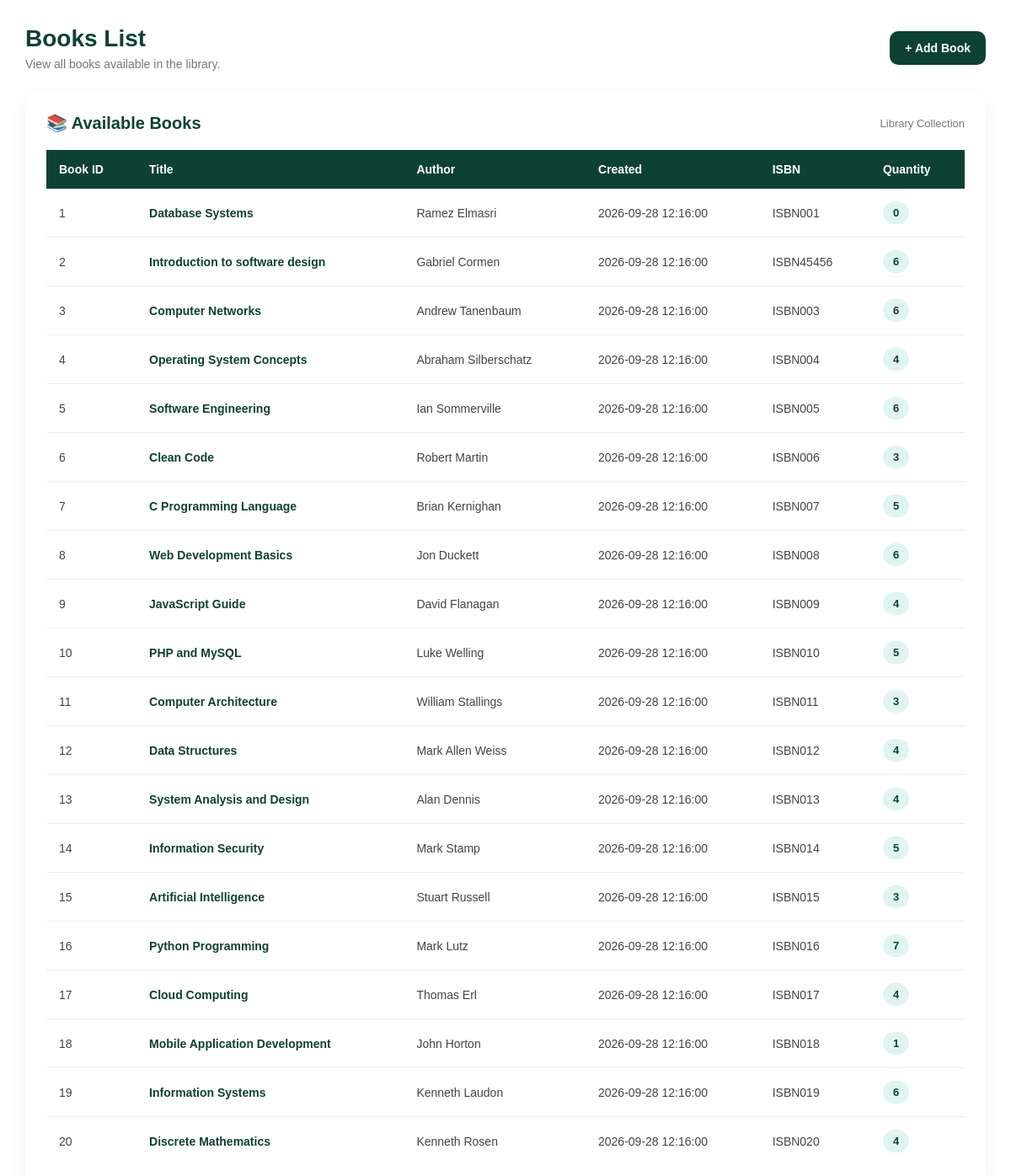
Screenshot of /admin/admin_insert.php with the database file from the repository.
### tables this page shows
CREATE TABLE `book` (
  `book_id` int(11) NOT NULL,
  `book_name` varchar(150) NOT NULL,
  `author` varchar(100) NOT NULL,
  `created_at` timestamp NOT NULL DEFAULT current_timestamp(),
  `ISBN` varchar(30) NOT NULL,
  `quantity` int(11) NOT NULL DEFAULT 1
);

### admin/admin_insert.php (the view, shortened to what this page needs)
<?php
include('../connection.php');
$sql = "SELECT * FROM book";
$query = mysqli_query($connection, $sql);
?>
<!DOCTYPE html>
<html lang="en">
<head>
</head>
<body>
<div class="page">
    <div class="page-header">
        <div>
            <h1>Books List</h1>
            <p>
                View all books available in the library.
            </p>
        </div>
        <a
            href="insert.php"
            class="add-btn"
        >
            + Add Book
        </a>
    </div>
    <div class="table-card">
        <div class="table-header">
            <h2>📚 Available Books</h2>
            <span>
                Library Collection
            </span>
        </div>
        <div class="table-wrapper">
            <table>
                <thead>
                    <tr>
                        <th>
                            Book ID
                        </th>
                        <th>
                            Title
                        </th>
                        <th>
                            Author
                        </th>
                        <th>
                            Created
                        </th>
                        <th>
                            ISBN
                        </th>
                        <th>
                            Quantity
                        </th>
                    </tr>
                </thead>
                <tbody>
                <?php
                if (mysqli_num_rows($query) > 0) {
                    while ($row = mysqli_fetch_assoc($query)) {
                ?>
                    <tr>
                        <td>
                            <?php
                            echo htmlspecialchars(
                                $row['book_id'],
                                ENT_QUOTES,
                                'UTF-8'
                            );
                            ?>
                        </td>
                        <td class="book-title">
                            <?php
                            echo htmlspecialchars(
                                $row['book_name'],
                                ENT_QUOTES,
                                'UTF-8'
                            );
                            ?>
                        </td>
                        <td>
                            <?php
                            echo htmlspecialchars(
                                $row['author'],
                                ENT_QUOTES,
                                'UTF-8'
                            );
                            ?>
                        </td>
                        <td>
                            <?php
                            echo htmlspecialchars(
                                $row['created_at'],
                                ENT_QUOTES,
                                'UTF-8'
                            );
                            ?>
                        </td>
                        <td>
                            <?php
                            echo htmlspecialchars(
                                $row['ISBN'],
                                ENT_QUOTES,
                                'UTF-8'
                            );
                            ?>
                        </td>
                        <td>
                            <span class="quantity">
                                <?php
                                echo htmlspecialchars(
                                    $row['quantity'],
                                    ENT_QUOTES,
                                    'UTF-8'
                                );
                                ?>
                            </span>
                        </td>
                    </tr>
                <?php
                    }
                }
                ?>
                </tbody>
            </table>
        </div>
    </div>
</div>
</body>
</html>

### admin/admin_insert.php (style rules this page uses)
* { margin: 0; padding: 0; box-sizing: border-box; font-family: Arial, Helvetica, sans-serif; }
body { linear-gradient( 45deg, rgba(201, 83, 29, 0.2) 0%, rgba(91, 126, 9, 0.36) 10% ), linear-gradient( 90deg, rgba(14, 92, 24, 0.66) 60%, rgba(223, 93, 33, 0.55) 90% ); color: #0d4134; padding: 30px; }
.page { max-width: 1200px; margin: auto; }
.page-header { display: flex; justify-content: space-between; align-items: center; margin-bottom: 25px; }
.page-header h1 { color: #0d4134; font-size: 28px; margin-bottom: 6px; }
.page-header p { color: #777; font-size: 14px; }
.add-btn { text-decoration: none; background: #0d4134; color: white; padding: 12px 18px; border-radius: 10px; font-size: 14px; font-weight: 600; transition: 0.3s; }
.table-card { background: white; border-radius: 18px; padding: 25px; box-shadow: 0 7px 25px rgba(0,0,0,0.06); }
.table-header { display: flex; justify-content: space-between; align-items: center; margin-bottom: 20px; }
.table-header h2 { color: #0d4134; font-size: 20px; }
.table-header span { color: #777; font-size: 13px; }
.table-wrapper { width: 100%; overflow-x: auto; }
table { width: 100%; min-width: 750px; border-collapse: collapse; }
thead { background: #0d4134; }
th { color: white; text-align: left; padding: 15px; font-size: 14px; font-weight: 600; }
td { padding: 15px; border-bottom: 1px solid #eeeeee; color: #444; font-size: 14px; }
tbody tr { transition: 0.2s; }
tbody tr:last-child td { border-bottom: none; }
.book-title { color: #0d4134; font-weight: 600; }
.quantity { display: inline-block; background: #dff5f1; color: #0d4134; padding: 6px 12px; border-radius: 20px; font-weight: 600; font-size: 13px; }

### rows the page displays
book: book_id "1", book_name "Database Systems", author "Ramez Elmasri", created_at "2026-09-28 12:16:00", ISBN "ISBN001", quantity "0"
book: book_id "2", book_name "Introduction to software design", author "Gabriel Cormen", created_at "2026-09-28 12:16:00", ISBN "ISBN45456", quantity "6"
book: book_id "3", book_name "Computer Networks", author "Andrew Tanenbaum", created_at "2026-09-28 12:16:00", ISBN "ISBN003", quantity "6"
book: book_id "4", book_name "Operating System Concepts", author "Abraham Silberschatz", created_at "2026-09-28 12:16:00", ISBN "ISBN004", quantity "4"
book: book_id "5", book_name "Software Engineering", author "Ian Sommerville", created_at "2026-09-28 12:16:00", ISBN "ISBN005", quantity "6"
book: book_id "6", book_name "Clean Code", author "Robert Martin", created_at "2026-09-28 12:16:00", ISBN "ISBN006", quantity "3"
book: book_id "7", book_name "C Programming Language", author "Brian Kernighan", created_at "2026-09-28 12:16:00", ISBN "ISBN007", quantity "5"
book: book_id "8", book_name "Web Development Basics", author "Jon Duckett", created_at "2026-09-28 12:16:00", ISBN "ISBN008", quantity "6"
book: book_id "9", book_name "JavaScript Guide", author "David Flanagan", created_at "2026-09-28 12:16:00", ISBN "ISBN009", quantity "4"
book: book_id "10", book_name "PHP and MySQL", author "Luke Welling", created_at "2026-09-28 12:16:00", ISBN "ISBN010", quantity "5"
book: book_id "11", book_name "Computer Architecture", author "William Stallings", created_at "2026-09-28 12:16:00", ISBN "ISBN011", quantity "3"
book: book_id "12", book_name "Data Structures", author "Mark Allen Weiss", created_at "2026-09-28 12:16:00", ISBN "ISBN012", quantity "4"
book: book_id "13", book_name "System Analysis and Design", author "Alan Dennis", created_at "2026-09-28 12:16:00", ISBN "ISBN013", quantity "4"
book: book_id "14", book_name "Information Security", author "Mark Stamp", created_at "2026-09-28 12:16:00", ISBN "ISBN014", quantity "5"
book: book_id "15", book_name "Artificial Intelligence", author "Stuart Russell", created_at "2026-09-28 12:16:00", ISBN "ISBN015", quantity "3"
book: book_id "16", book_name "Python Programming", author "Mark Lutz", created_at "2026-09-28 12:16:00", ISBN "ISBN016", quantity "7"
book: book_id "17", book_name "Cloud Computing", author "Thomas Erl", created_at "2026-09-28 12:16:00", ISBN "ISBN017", quantity "4"
book: book_id "18", book_name "Mobile Application Development", author "John Horton", created_at "2026-09-28 12:16:00", ISBN "ISBN018", quantity "1"
book: book_id "19", book_name "Information Systems", author "Kenneth Laudon", created_at "2026-09-28 12:16:00", ISBN "ISBN019", quantity "6"
book: book_id "20", book_name "Discrete Mathematics", author "Kenneth Rosen", created_at "2026-09-28 12:16:00", ISBN "ISBN020", quantity "4"
